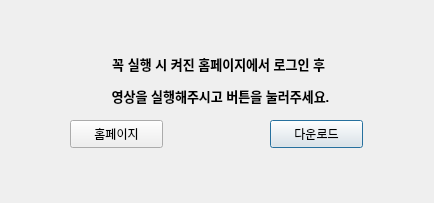
<?xml version="1.0" encoding="UTF-8"?>
<ui version="4.0">
 <class>Dialog</class>
 <widget class="QDialog" name="Dialog">
  <property name="geometry">
   <rect>
    <x>0</x>
    <y>0</y>
    <width>434</width>
    <height>203</height>
   </rect>
  </property>
  <property name="windowTitle">
   <string>Dialog</string>
  </property>
  <widget class="QLabel" name="label">
   <property name="geometry">
    <rect>
     <x>50</x>
     <y>50</y>
     <width>341</width>
     <height>61</height>
    </rect>
   </property>
   <property name="text">
    <string>&lt;html&gt;&lt;head/&gt;&lt;body&gt;&lt;p align=&quot;center&quot;&gt;&lt;span style=&quot; font-size:10pt; font-weight:600;&quot;&gt;꼭 실행 시 켜진 홈페이지에서 로그인 후 &lt;/span&gt;&lt;/p&gt;&lt;p align=&quot;center&quot;&gt;&lt;span style=&quot; font-size:10pt; font-weight:600;&quot;&gt;영상을 실행해주시고 버튼을 눌러주세요.&lt;/span&gt;&lt;/p&gt;&lt;/body&gt;&lt;/html&gt;</string>
   </property>
  </widget>
  <widget class="QPushButton" name="OK">
   <property name="geometry">
    <rect>
     <x>270</x>
     <y>120</y>
     <width>93</width>
     <height>28</height>
    </rect>
   </property>
   <property name="text">
    <string>다운로드</string>
   </property>
  </widget>
  <widget class="QPushButton" name="Home">
   <property name="geometry">
    <rect>
     <x>70</x>
     <y>120</y>
     <width>93</width>
     <height>28</height>
    </rect>
   </property>
   <property name="text">
    <string>홈페이지</string>
   </property>
  </widget>
 </widget>
 <resources/>
 <connections/>
</ui>
